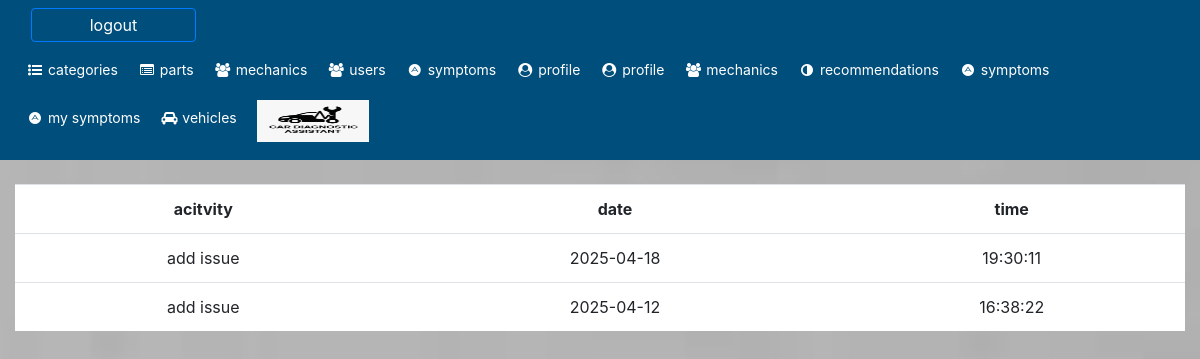
Screenshot of /mechanic_activities.php?id=1 with the database file from the repository.
### tables this page shows
CREATE TABLE `issues` (
  `id` int(11) NOT NULL,
  `name` varchar(255) NOT NULL,
  `description` text NOT NULL,
  `severity_level` int(11) NOT NULL,
  `solution` text NOT NULL,
  `date` date NOT NULL,
  `time` time NOT NULL,
  `symptom_id` int(11) NOT NULL,
  `user_id` int(11) DEFAULT NULL,
  `mechanic_id` int(11) DEFAULT NULL,
  `part_id` int(11) DEFAULT NULL
);

### web/mechanic_activities.php (the view, shortened to what this page needs)
<?php
include("conn.php");
$id = $_GET['id'];
$sql = "SELECT * FROM issues WHERE mechanic_id = $id ORDER by id DESC";
$query = mysqli_query($db, $sql);
?>
<!DOCTYPE html>
<html lang="en">
<head>
    <link rel="stylesheet" href="https://maxcdn.bootstrapcdn.com/bootstrap/4.5.2/css/bootstrap.min.css">
    <link rel="stylesheet" href="https://cdnjs.cloudflare.com/ajax/libs/font-awesome/4.7.0/css/font-awesome.min.css">
</head>
<body dir="ltr" class="background" style="background-image: url('images/bg.jpeg');background-size: cover;background-repeat: no-repeat;height:100vh">
    <?php
    include('header.php');
    ?>
    <br />
    <div class="row justify-content-center " style="margin: auto">
        <div class="col-12">
            <table style="background: white;width: 100%;text-align: center;direction: ltr;" class="table">
                <tr>
                    <th>
                        acitvity
                    </th>
                    <th>
                        date
                    </th>
                    <th>
                        time
                    </th>
     </tr>
                                <?php
                foreach ($query as $row) {
                ?>
                    <tr>
                        <td>add issue</td>
                        <td><?= $row['date']; ?> </td>
                        <td><?= $row['time']; ?> </td>
                    </tr>
                <?php
                }
                ?>
            </table>
        </div>
    </div>
</body>
</html>

### web/header.php (style rules this page uses)
.row { margin-left: 0px !important; margin-right: 0px !important; }

### rows the page displays
issues: date "2025-04-18", time "19:30:11"
issues: date "2025-04-12", time "16:38:22"
